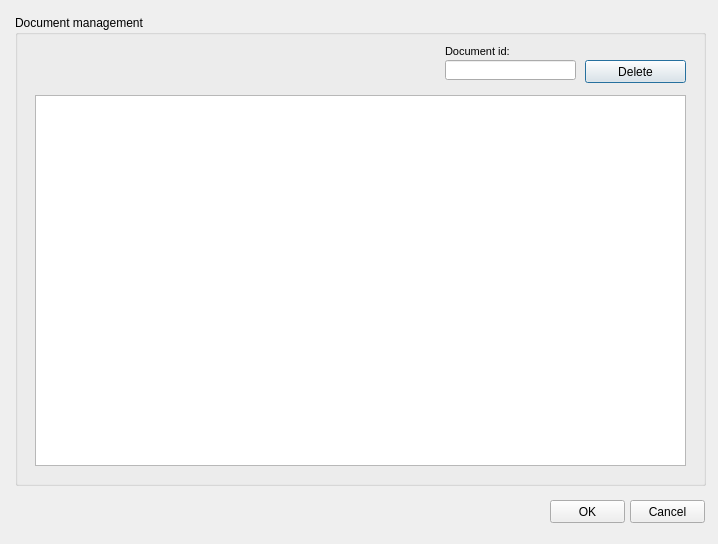
<?xml version="1.0" encoding="UTF-8"?>
<ui version="4.0">
 <class>Dialog</class>
 <widget class="QDialog" name="Dialog">
  <property name="geometry">
   <rect>
    <x>0</x>
    <y>0</y>
    <width>718</width>
    <height>544</height>
   </rect>
  </property>
  <property name="windowTitle">
   <string>Document management</string>
  </property>
  <widget class="QGroupBox" name="groupBox">
   <property name="geometry">
    <rect>
     <x>15</x>
     <y>15</y>
     <width>691</width>
     <height>471</height>
    </rect>
   </property>
   <property name="title">
    <string>Document management</string>
   </property>
   <widget class="QTableView" name="tbl_document">
    <property name="geometry">
     <rect>
      <x>20</x>
      <y>80</y>
      <width>651</width>
      <height>371</height>
     </rect>
    </property>
    <property name="sortingEnabled">
     <bool>true</bool>
    </property>
   </widget>
   <widget class="QPushButton" name="btn_delete">
    <property name="geometry">
     <rect>
      <x>570</x>
      <y>45</y>
      <width>101</width>
      <height>23</height>
     </rect>
    </property>
    <property name="text">
     <string>Delete</string>
    </property>
   </widget>
   <widget class="QLabel" name="label_data_event_to_3">
    <property name="geometry">
     <rect>
      <x>430</x>
      <y>25</y>
      <width>116</width>
      <height>22</height>
     </rect>
    </property>
    <property name="font">
     <font>
      <pointsize>8</pointsize>
     </font>
    </property>
    <property name="frameShape">
     <enum>QFrame::NoFrame</enum>
    </property>
    <property name="frameShadow">
     <enum>QFrame::Raised</enum>
    </property>
    <property name="text">
     <string>Document id:</string>
    </property>
    <property name="textFormat">
     <enum>Qt::AutoText</enum>
    </property>
    <property name="scaledContents">
     <bool>false</bool>
    </property>
    <property name="margin">
     <number>3</number>
    </property>
   </widget>
   <widget class="QLineEdit" name="doc_id">
    <property name="geometry">
     <rect>
      <x>430</x>
      <y>45</y>
      <width>131</width>
      <height>20</height>
     </rect>
    </property>
   </widget>
  </widget>
  <widget class="QPushButton" name="btn_cancel">
   <property name="geometry">
    <rect>
     <x>630</x>
     <y>500</y>
     <width>75</width>
     <height>23</height>
    </rect>
   </property>
   <property name="text">
    <string>Cancel</string>
   </property>
  </widget>
  <widget class="QPushButton" name="btn_accept">
   <property name="geometry">
    <rect>
     <x>550</x>
     <y>500</y>
     <width>75</width>
     <height>23</height>
    </rect>
   </property>
   <property name="text">
    <string>OK</string>
   </property>
  </widget>
 </widget>
 <resources/>
 <connections/>
</ui>
